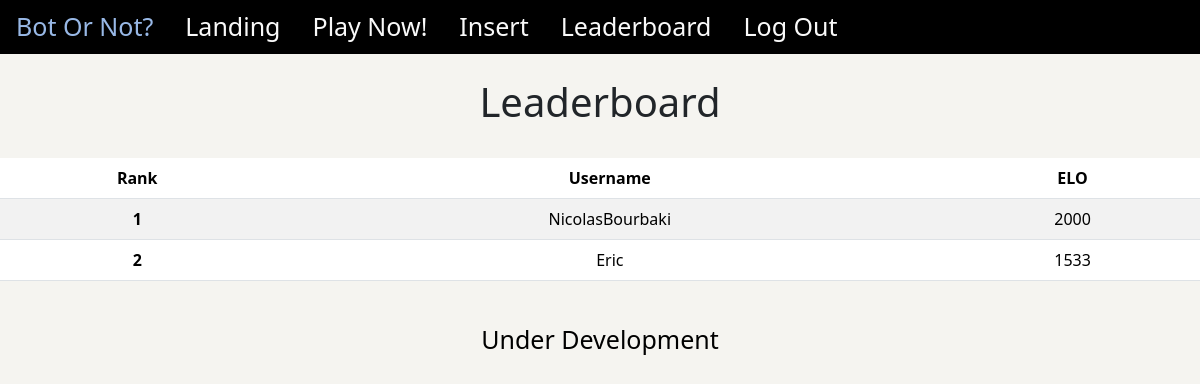
/leaderboard (signed in), run on the app's committed database.
### tables this page shows
CREATE TABLE users (
    id INTEGER PRIMARY KEY AUTOINCREMENT,
    created TIMESTAMP NOT NULL DEFAULT CURRENT_TIMESTAMP,
    username TEXT NOT NULL,
    password TEXT NOT NULL,
    elo INTEGER NOT NULL DEFAULT 0
);

### app.py (the view)
@app.route('/leaderboard', methods=["GET", "POST"])
def leaderboard():
    conn = get_db_connection()
    rankedUsers = conn.execute("SELECT * FROM users ORDER BY elo DESC").fetchall()
    return render_template("leaderboard.html", rankedUsers=rankedUsers)

### helpers.py (called while the page is built)
def get_db_connection():
    conn = sqlite3.connect('site.db')
    conn.row_factory = sqlite3.Row
    return conn

### templates/leaderboard.html (shortened to what this page needs)
{% extends "base.html" %}
{% block main %}
<div class="container-fluid">
    <div class="text-center row">
        <h1 class="game-padding">Leaderboard</h1>
    </div>
    <table class="table table-striped">
        <thead>
          <tr>
            <th scope="col game-text">Rank</th>
            <th scope="col game-text">Username</th>
            <th scope="col game-text">ELO</th>
          </tr>
        </thead>
        <tbody>
            {% for i in range(0,(rankedUsers)| length) %}
            <tr>
                <th scope="row">{{ i+1 }}</th>
                <td>{{ rankedUsers[i]['username'] }}</td>
                <td>{{ rankedUsers[i]['elo'] }}</td>
            </tr>
            {% endfor %}
        </tbody>
    </table>
</div>
{% endblock %}

### static/styles.css (style rules this page uses)
.container-fluid { width: 100%; max-width: none; padding-left: 0; padding-right: 0; background-color: #f5f4f0; }
.game-padding { padding-left: 2%; padding-right: 2%; padding-top: 2%; padding-bottom: 2%; }

### data on the page
users: username "NicolasBourbaki", elo "2000"
users: username "Eric", elo "1533"

### other printed values
{{ i+1 }} "1" "2"
